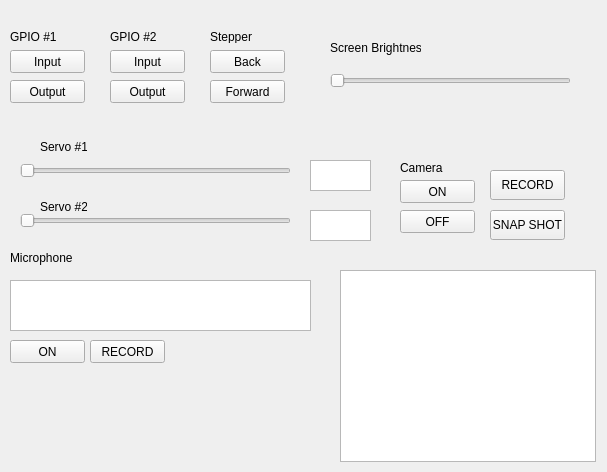
<?xml version="1.0" encoding="UTF-8"?>
<ui version="4.0">
 <class>Form</class>
 <widget class="QWidget" name="Form">
  <property name="geometry">
   <rect>
    <x>0</x>
    <y>0</y>
    <width>607</width>
    <height>472</height>
   </rect>
  </property>
  <property name="windowTitle">
   <string>Form</string>
  </property>
  <widget class="QPushButton" name="pushButton">
   <property name="geometry">
    <rect>
     <x>110</x>
     <y>50</y>
     <width>75</width>
     <height>23</height>
    </rect>
   </property>
   <property name="text">
    <string>Input</string>
   </property>
  </widget>
  <widget class="QPushButton" name="pushButton_2">
   <property name="geometry">
    <rect>
     <x>110</x>
     <y>80</y>
     <width>75</width>
     <height>23</height>
    </rect>
   </property>
   <property name="text">
    <string>Output</string>
   </property>
  </widget>
  <widget class="QLabel" name="label">
   <property name="geometry">
    <rect>
     <x>110</x>
     <y>30</y>
     <width>47</width>
     <height>13</height>
    </rect>
   </property>
   <property name="text">
    <string>GPIO #2</string>
   </property>
  </widget>
  <widget class="QLabel" name="label_2">
   <property name="geometry">
    <rect>
     <x>210</x>
     <y>30</y>
     <width>47</width>
     <height>13</height>
    </rect>
   </property>
   <property name="text">
    <string>Stepper</string>
   </property>
  </widget>
  <widget class="QPushButton" name="pushButton_3">
   <property name="geometry">
    <rect>
     <x>210</x>
     <y>50</y>
     <width>75</width>
     <height>23</height>
    </rect>
   </property>
   <property name="text">
    <string>Back</string>
   </property>
  </widget>
  <widget class="QPushButton" name="pushButton_4">
   <property name="geometry">
    <rect>
     <x>210</x>
     <y>80</y>
     <width>75</width>
     <height>23</height>
    </rect>
   </property>
   <property name="text">
    <string>Forward</string>
   </property>
  </widget>
  <widget class="QLabel" name="label_3">
   <property name="geometry">
    <rect>
     <x>10</x>
     <y>250</y>
     <width>71</width>
     <height>16</height>
    </rect>
   </property>
   <property name="text">
    <string>Microphone</string>
   </property>
  </widget>
  <widget class="QPushButton" name="pushButton_5">
   <property name="geometry">
    <rect>
     <x>10</x>
     <y>340</y>
     <width>75</width>
     <height>23</height>
    </rect>
   </property>
   <property name="text">
    <string>ON</string>
   </property>
  </widget>
  <widget class="QLabel" name="label_4">
   <property name="geometry">
    <rect>
     <x>330</x>
     <y>40</y>
     <width>91</width>
     <height>16</height>
    </rect>
   </property>
   <property name="text">
    <string>Screen Brightness</string>
   </property>
  </widget>
  <widget class="QLabel" name="label_5">
   <property name="geometry">
    <rect>
     <x>10</x>
     <y>30</y>
     <width>47</width>
     <height>13</height>
    </rect>
   </property>
   <property name="text">
    <string>GPIO #1</string>
   </property>
  </widget>
  <widget class="QPushButton" name="pushButton_6">
   <property name="geometry">
    <rect>
     <x>10</x>
     <y>50</y>
     <width>75</width>
     <height>23</height>
    </rect>
   </property>
   <property name="text">
    <string>Input</string>
   </property>
  </widget>
  <widget class="QPushButton" name="pushButton_7">
   <property name="geometry">
    <rect>
     <x>10</x>
     <y>80</y>
     <width>75</width>
     <height>23</height>
    </rect>
   </property>
   <property name="text">
    <string>Output</string>
   </property>
  </widget>
  <widget class="QSlider" name="horizontalSlider">
   <property name="geometry">
    <rect>
     <x>20</x>
     <y>160</y>
     <width>271</width>
     <height>22</height>
    </rect>
   </property>
   <property name="orientation">
    <enum>Qt::Horizontal</enum>
   </property>
  </widget>
  <widget class="QTextBrowser" name="textBrowser">
   <property name="geometry">
    <rect>
     <x>310</x>
     <y>160</y>
     <width>61</width>
     <height>31</height>
    </rect>
   </property>
  </widget>
  <widget class="QLabel" name="label_7">
   <property name="geometry">
    <rect>
     <x>40</x>
     <y>140</y>
     <width>47</width>
     <height>13</height>
    </rect>
   </property>
   <property name="text">
    <string>Servo #1</string>
   </property>
  </widget>
  <widget class="QTextBrowser" name="textBrowser_2">
   <property name="geometry">
    <rect>
     <x>310</x>
     <y>210</y>
     <width>61</width>
     <height>31</height>
    </rect>
   </property>
  </widget>
  <widget class="QLabel" name="label_9">
   <property name="geometry">
    <rect>
     <x>40</x>
     <y>200</y>
     <width>47</width>
     <height>13</height>
    </rect>
   </property>
   <property name="text">
    <string>Servo #2</string>
   </property>
  </widget>
  <widget class="QSlider" name="horizontalSlider_2">
   <property name="geometry">
    <rect>
     <x>20</x>
     <y>210</y>
     <width>271</width>
     <height>22</height>
    </rect>
   </property>
   <property name="orientation">
    <enum>Qt::Horizontal</enum>
   </property>
  </widget>
  <widget class="QSlider" name="horizontalSlider_3">
   <property name="geometry">
    <rect>
     <x>330</x>
     <y>70</y>
     <width>241</width>
     <height>22</height>
    </rect>
   </property>
   <property name="orientation">
    <enum>Qt::Horizontal</enum>
   </property>
  </widget>
  <widget class="QGraphicsView" name="graphicsView">
   <property name="geometry">
    <rect>
     <x>340</x>
     <y>270</y>
     <width>256</width>
     <height>192</height>
    </rect>
   </property>
  </widget>
  <widget class="QLabel" name="label_6">
   <property name="geometry">
    <rect>
     <x>400</x>
     <y>160</y>
     <width>71</width>
     <height>16</height>
    </rect>
   </property>
   <property name="text">
    <string>Camera</string>
   </property>
  </widget>
  <widget class="QPushButton" name="pushButton_8">
   <property name="geometry">
    <rect>
     <x>400</x>
     <y>180</y>
     <width>75</width>
     <height>23</height>
    </rect>
   </property>
   <property name="text">
    <string>ON</string>
   </property>
  </widget>
  <widget class="QPushButton" name="pushButton_9">
   <property name="geometry">
    <rect>
     <x>400</x>
     <y>210</y>
     <width>75</width>
     <height>23</height>
    </rect>
   </property>
   <property name="text">
    <string>OFF</string>
   </property>
  </widget>
  <widget class="QPushButton" name="pushButton_10">
   <property name="geometry">
    <rect>
     <x>490</x>
     <y>170</y>
     <width>75</width>
     <height>30</height>
    </rect>
   </property>
   <property name="text">
    <string>RECORD</string>
   </property>
  </widget>
  <widget class="QPushButton" name="pushButton_11">
   <property name="geometry">
    <rect>
     <x>490</x>
     <y>210</y>
     <width>75</width>
     <height>30</height>
    </rect>
   </property>
   <property name="text">
    <string>SNAP SHOT</string>
   </property>
  </widget>
  <widget class="QGraphicsView" name="graphicsView_2">
   <property name="geometry">
    <rect>
     <x>10</x>
     <y>280</y>
     <width>301</width>
     <height>51</height>
    </rect>
   </property>
  </widget>
  <widget class="QPushButton" name="pushButton_12">
   <property name="geometry">
    <rect>
     <x>90</x>
     <y>340</y>
     <width>75</width>
     <height>23</height>
    </rect>
   </property>
   <property name="text">
    <string>RECORD</string>
   </property>
  </widget>
 </widget>
 <resources/>
 <connections/>
</ui>
